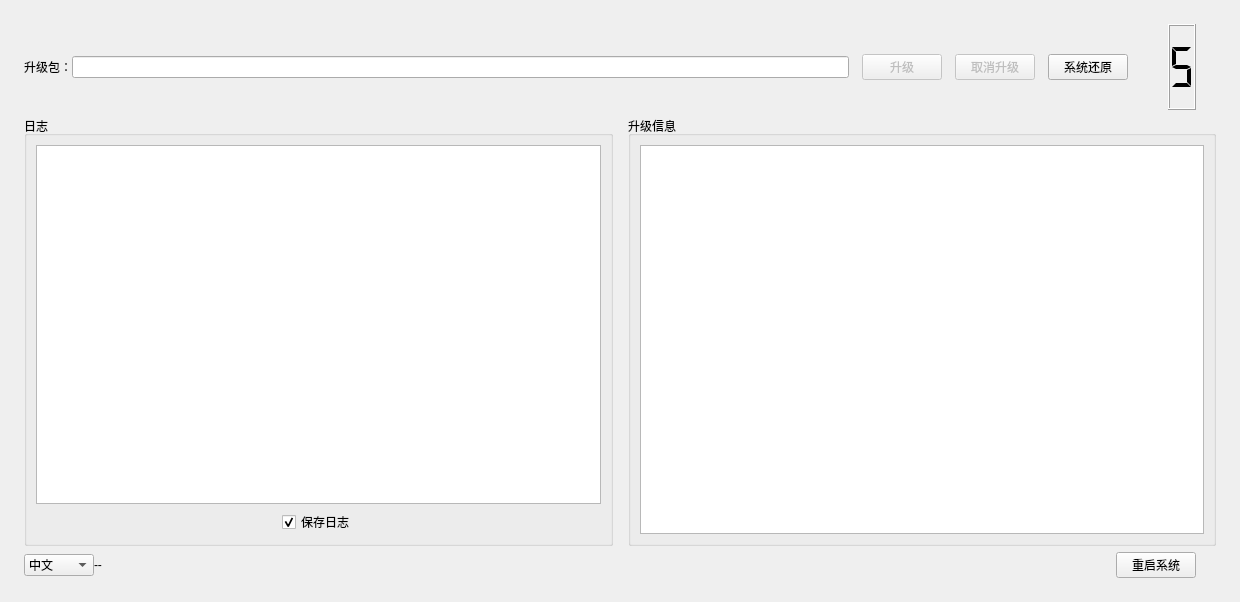
<?xml version="1.0" encoding="UTF-8"?>
<ui version="4.0">
 <class>Udiskupgrade</class>
 <widget class="QWidget" name="Udiskupgrade">
  <property name="geometry">
   <rect>
    <x>0</x>
    <y>0</y>
    <width>1240</width>
    <height>602</height>
   </rect>
  </property>
  <property name="windowTitle">
   <string>进入U盘升级</string>
  </property>
  <property name="windowIcon">
   <iconset resource="res.qrc">
    <normaloff>:/icon/imgs/udisk.png</normaloff>:/icon/imgs/udisk.png</iconset>
  </property>
  <layout class="QGridLayout" name="gridLayout_4">
   <property name="leftMargin">
    <number>15</number>
   </property>
   <property name="topMargin">
    <number>15</number>
   </property>
   <property name="rightMargin">
    <number>15</number>
   </property>
   <property name="bottomMargin">
    <number>15</number>
   </property>
   <item row="0" column="0">
    <widget class="QWidget" name="widget" native="true">
     <layout class="QGridLayout" name="gridLayout_3" rowstretch="4,20,1">
      <property name="horizontalSpacing">
       <number>15</number>
      </property>
      <property name="verticalSpacing">
       <number>6</number>
      </property>
      <item row="0" column="0" colspan="2">
       <layout class="QHBoxLayout" name="horizontalLayout" stretch="0,1,0,0,0,0,0,0,0,0,0">
        <item>
         <widget class="QLabel" name="label">
          <property name="text">
           <string>升级包：</string>
          </property>
         </widget>
        </item>
        <item>
         <widget class="QLineEdit" name="package_lineEdit">
          <property name="readOnly">
           <bool>true</bool>
          </property>
         </widget>
        </item>
        <item>
         <spacer name="horizontalSpacer">
          <property name="orientation">
           <enum>Qt::Horizontal</enum>
          </property>
          <property name="sizeType">
           <enum>QSizePolicy::Expanding</enum>
          </property>
          <property name="sizeHint" stdset="0">
           <size>
            <width>13</width>
            <height>14</height>
           </size>
          </property>
         </spacer>
        </item>
        <item>
         <widget class="QPushButton" name="startUpgradeBtn">
          <property name="enabled">
           <bool>false</bool>
          </property>
          <property name="text">
           <string>升级</string>
          </property>
          <property name="checkable">
           <bool>false</bool>
          </property>
         </widget>
        </item>
        <item>
         <spacer name="horizontalSpacer_4">
          <property name="orientation">
           <enum>Qt::Horizontal</enum>
          </property>
          <property name="sizeHint" stdset="0">
           <size>
            <width>13</width>
            <height>14</height>
           </size>
          </property>
         </spacer>
        </item>
        <item>
         <widget class="QPushButton" name="cancelUpgradeBtn">
          <property name="enabled">
           <bool>false</bool>
          </property>
          <property name="text">
           <string>取消升级</string>
          </property>
         </widget>
        </item>
        <item>
         <spacer name="horizontalSpacer_10">
          <property name="orientation">
           <enum>Qt::Horizontal</enum>
          </property>
          <property name="sizeHint" stdset="0">
           <size>
            <width>13</width>
            <height>14</height>
           </size>
          </property>
         </spacer>
        </item>
        <item>
         <widget class="QPushButton" name="resetBtn">
          <property name="enabled">
           <bool>true</bool>
          </property>
          <property name="text">
           <string>系统还原</string>
          </property>
         </widget>
        </item>
        <item>
         <spacer name="horizontalSpacer_7">
          <property name="orientation">
           <enum>Qt::Horizontal</enum>
          </property>
          <property name="sizeHint" stdset="0">
           <size>
            <width>40</width>
            <height>20</height>
           </size>
          </property>
         </spacer>
        </item>
        <item>
         <widget class="QLCDNumber" name="lcdNumber">
          <property name="sizePolicy">
           <sizepolicy hsizetype="Expanding" vsizetype="Expanding">
            <horstretch>0</horstretch>
            <verstretch>0</verstretch>
           </sizepolicy>
          </property>
          <property name="maximumSize">
           <size>
            <width>200</width>
            <height>150</height>
           </size>
          </property>
          <property name="font">
           <font>
            <pointsize>30</pointsize>
           </font>
          </property>
          <property name="smallDecimalPoint">
           <bool>false</bool>
          </property>
          <property name="digitCount">
           <number>1</number>
          </property>
          <property name="segmentStyle">
           <enum>QLCDNumber::Flat</enum>
          </property>
          <property name="intValue" stdset="0">
           <number>5</number>
          </property>
         </widget>
        </item>
        <item>
         <spacer name="horizontalSpacer_5">
          <property name="orientation">
           <enum>Qt::Horizontal</enum>
          </property>
          <property name="sizeType">
           <enum>QSizePolicy::Fixed</enum>
          </property>
          <property name="sizeHint" stdset="0">
           <size>
            <width>20</width>
            <height>20</height>
           </size>
          </property>
         </spacer>
        </item>
       </layout>
      </item>
      <item row="1" column="0">
       <widget class="QGroupBox" name="groupBox">
        <property name="sizePolicy">
         <sizepolicy hsizetype="Preferred" vsizetype="Preferred">
          <horstretch>0</horstretch>
          <verstretch>0</verstretch>
         </sizepolicy>
        </property>
        <property name="baseSize">
         <size>
          <width>0</width>
          <height>0</height>
         </size>
        </property>
        <property name="title">
         <string>日志</string>
        </property>
        <layout class="QGridLayout" name="gridLayout">
         <item row="0" column="0">
          <widget class="QTextBrowser" name="log_textBrowser"/>
         </item>
         <item row="1" column="0">
          <layout class="QHBoxLayout" name="horizontalLayout_3">
           <item>
            <spacer name="horizontalSpacer_2">
             <property name="orientation">
              <enum>Qt::Horizontal</enum>
             </property>
             <property name="sizeHint" stdset="0">
              <size>
               <width>40</width>
               <height>20</height>
              </size>
             </property>
            </spacer>
           </item>
           <item>
            <widget class="QCheckBox" name="savelog_checkBox">
             <property name="text">
              <string>保存日志</string>
             </property>
             <property name="checked">
              <bool>true</bool>
             </property>
            </widget>
           </item>
           <item>
            <spacer name="horizontalSpacer_6">
             <property name="orientation">
              <enum>Qt::Horizontal</enum>
             </property>
             <property name="sizeHint" stdset="0">
              <size>
               <width>40</width>
               <height>20</height>
              </size>
             </property>
            </spacer>
           </item>
          </layout>
         </item>
        </layout>
       </widget>
      </item>
      <item row="1" column="1">
       <widget class="QGroupBox" name="groupBox_3">
        <property name="sizePolicy">
         <sizepolicy hsizetype="Preferred" vsizetype="Preferred">
          <horstretch>0</horstretch>
          <verstretch>0</verstretch>
         </sizepolicy>
        </property>
        <property name="sizeIncrement">
         <size>
          <width>0</width>
          <height>0</height>
         </size>
        </property>
        <property name="baseSize">
         <size>
          <width>0</width>
          <height>0</height>
         </size>
        </property>
        <property name="title">
         <string>升级信息</string>
        </property>
        <layout class="QGridLayout" name="gridLayout_2">
         <item row="0" column="0">
          <widget class="QTextBrowser" name="upgrade_textBrowser"/>
         </item>
        </layout>
       </widget>
      </item>
      <item row="2" column="0" colspan="2">
       <layout class="QHBoxLayout" name="horizontalLayout_2">
        <item>
         <widget class="QComboBox" name="comboBox">
          <item>
           <property name="text">
            <string>中文</string>
           </property>
          </item>
          <item>
           <property name="text">
            <string>English</string>
           </property>
          </item>
         </widget>
        </item>
        <item>
         <widget class="QLabel" name="label_tip">
          <property name="text">
           <string>--</string>
          </property>
         </widget>
        </item>
        <item>
         <spacer name="horizontalSpacer_3">
          <property name="orientation">
           <enum>Qt::Horizontal</enum>
          </property>
          <property name="sizeHint" stdset="0">
           <size>
            <width>40</width>
            <height>20</height>
           </size>
          </property>
         </spacer>
        </item>
        <item>
         <widget class="QPushButton" name="rebootBtn">
          <property name="text">
           <string>重启系统</string>
          </property>
         </widget>
        </item>
        <item>
         <spacer name="horizontalSpacer_8">
          <property name="orientation">
           <enum>Qt::Horizontal</enum>
          </property>
          <property name="sizeType">
           <enum>QSizePolicy::Fixed</enum>
          </property>
          <property name="sizeHint" stdset="0">
           <size>
            <width>20</width>
            <height>20</height>
           </size>
          </property>
         </spacer>
        </item>
       </layout>
      </item>
     </layout>
    </widget>
   </item>
  </layout>
 </widget>
 <resources>
  <include location="res.qrc"/>
 </resources>
 <connections/>
</ui>
